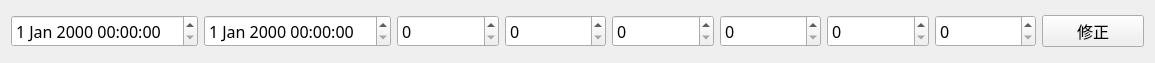
<?xml version="1.0" encoding="UTF-8"?>
<ui version="4.0">
 <class>widgetsegment</class>
 <widget class="QWidget" name="widgetsegment">
  <property name="geometry">
   <rect>
    <x>0</x>
    <y>0</y>
    <width>1155</width>
    <height>63</height>
   </rect>
  </property>
  <property name="windowTitle">
   <string>Form</string>
  </property>
  <layout class="QHBoxLayout" name="horizontalLayout">
   <item>
    <widget class="QDateTimeEdit" name="dtStart">
     <property name="font">
      <font>
       <family>微软雅黑</family>
       <pointsize>12</pointsize>
      </font>
     </property>
    </widget>
   </item>
   <item>
    <widget class="QDateTimeEdit" name="dtEnd">
     <property name="font">
      <font>
       <family>微软雅黑</family>
       <pointsize>12</pointsize>
      </font>
     </property>
    </widget>
   </item>
   <item>
    <widget class="QSpinBox" name="sbStartCircle">
     <property name="font">
      <font>
       <family>微软雅黑</family>
       <pointsize>12</pointsize>
      </font>
     </property>
    </widget>
   </item>
   <item>
    <widget class="QSpinBox" name="sbEndCircle">
     <property name="font">
      <font>
       <family>微软雅黑</family>
       <pointsize>12</pointsize>
      </font>
     </property>
    </widget>
   </item>
   <item>
    <widget class="QSpinBox" name="sbChargeStart">
     <property name="font">
      <font>
       <family>微软雅黑</family>
       <pointsize>12</pointsize>
      </font>
     </property>
    </widget>
   </item>
   <item>
    <widget class="QSpinBox" name="sbChargeEnd">
     <property name="font">
      <font>
       <family>微软雅黑</family>
       <pointsize>12</pointsize>
      </font>
     </property>
    </widget>
   </item>
   <item>
    <widget class="QSpinBox" name="sbDisChargeStart">
     <property name="font">
      <font>
       <family>微软雅黑</family>
       <pointsize>12</pointsize>
      </font>
     </property>
    </widget>
   </item>
   <item>
    <widget class="QSpinBox" name="sbDisChargeEnd">
     <property name="font">
      <font>
       <family>微软雅黑</family>
       <pointsize>12</pointsize>
      </font>
     </property>
    </widget>
   </item>
   <item>
    <widget class="QPushButton" name="pushButton">
     <property name="font">
      <font>
       <family>微软雅黑</family>
       <pointsize>12</pointsize>
      </font>
     </property>
     <property name="text">
      <string>修正</string>
     </property>
    </widget>
   </item>
  </layout>
 </widget>
 <resources/>
 <connections/>
</ui>
